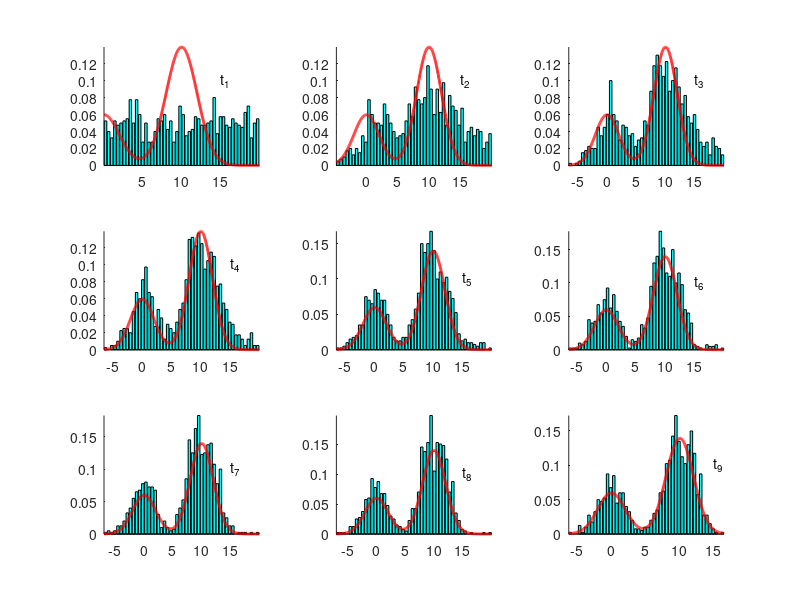

Write the MATLAB code that produced this figure.
% This demo shows how the Metropolis-Hastings algorithm can be used to sample from a mixture of 2 Gaussians
% if we can sample from a Gaussian proposal. It uses 1000 parallel chains, which are initialised uniformly.
% Written by Christophe Andrieu and Nando de Freitas. Please refer to the NIPS MCMC tutorial for more info.


% DEFINITIONS:
% ===========

measure = 0.4;                   % Histogram correction factor (measure) to get a density.
N = 1000;                        % Number of Markov chains.
nb_iter = 9;                     % Number of iterations.
sigma = 2;                       % Standard deviation of the target components.
x = zeros(N, 1);                 % Markov chain (unknowns).
sigma_prop = 10;                 % Standard deviation of the Gaussian proposal.
N_hist = 50;                     % Number of bins in the histogram.
a = zeros(N_hist, nb_iter);
b = zeros(N_hist, nb_iter);
figure(1)
clf;


% INITIALISE THE CHAINS:
% =====================

x = zeros(N, nb_iter);
x(:, 1) = 20 * rand(N, 1);


% FIRST ITERATION: (Start with 1000 uniformly distributed chains).
% ===============

iter = 1;
subplot(3, 3, iter)
x_t = linspace(min(x(:, iter)), max(x(:, iter)), 1000);
y_t = 0.3*exp(-.5 * x_t.^2 / sigma^2)/(sqrt(2*pi)*sigma) + 0.7*exp(-.5*(x_t-10).^2/sigma^2)/(sqrt(2*pi)*sigma);
hold on
[bb, aa] = hist(x(:, iter), 50);
a(:, iter) = aa';
b(:, iter) = bb';
bar(aa, bb/(measure*N),'c')
plot(x_t, y_t, 'r','linewidth',2)
text(15,.1,'t_1');
hold off
axis('tight')



% ITERATE THE CHAIN:
% =================

for iter = 2:nb_iter

  % METROPOLIS:
  % ==========
  u = rand(N,1);
  for i = 1:N
    z = sigma_prop * randn(1, 1);
    alpha1 = 0.3*exp(-.5 * (x(i,iter-1)+z).^2 / sigma^2)/(sqrt(2*pi)*sigma) + 0.7*exp(-.5*((x(i,iter-1)+z)-10).^2/sigma^2)/(sqrt(2*pi)*sigma);
    alpha2 = 0.3*exp(-.5 * (x(i,iter-1)).^2 / sigma^2)/(sqrt(2*pi)*sigma) + 0.7*exp(-.5*((x(i,iter-1))-10).^2/sigma^2)/(sqrt(2*pi)*sigma);
    alpha = alpha1/alpha2;
    if(u(i)<alpha)
       x(i, iter) = x(i, iter - 1) + z;
     else
       x(i, iter) = x(i, iter - 1);
     end
   end

   % PLOT THE HISTOGRAMS:
   % ===================
   subplot(3, 3, iter)
   x_t = linspace(min(x(:, iter)), max(x(:, iter)), 1000);
   y_t = 0.3*exp(-.5 * x_t.^2 / sigma^2)/(sqrt(2*pi)*sigma) + 0.7*exp(-.5*(x_t-10).^2/sigma^2)/(sqrt(2*pi)*sigma);
   hold on
   [bb, aa] = hist(squeeze(x(:, iter)), N_hist);
   a(:, iter) = aa';
   b(:, iter) = bb';
   bar(a(:, iter), b(:, iter)/(measure*N),'c')
   plot(x_t, y_t, 'r','linewidth',2)
   hold off
   axis('tight')
   if iter==2
     text(15,.1,'t_2');
   elseif iter==3
     text(15,.1,'t_3');
   elseif iter==4
     text(15,.1,'t_4');
   elseif iter==5
     text(15,.1,'t_5');
   elseif iter==6
     text(15,.1,'t_6');
   elseif iter==7
     text(15,.1,'t_7');
   elseif iter==8
     text(15,.1,'t_8');
   elseif iter==9
     text(15,.1,'t_9');
   end;

   iteration=iter
   
end;







 
